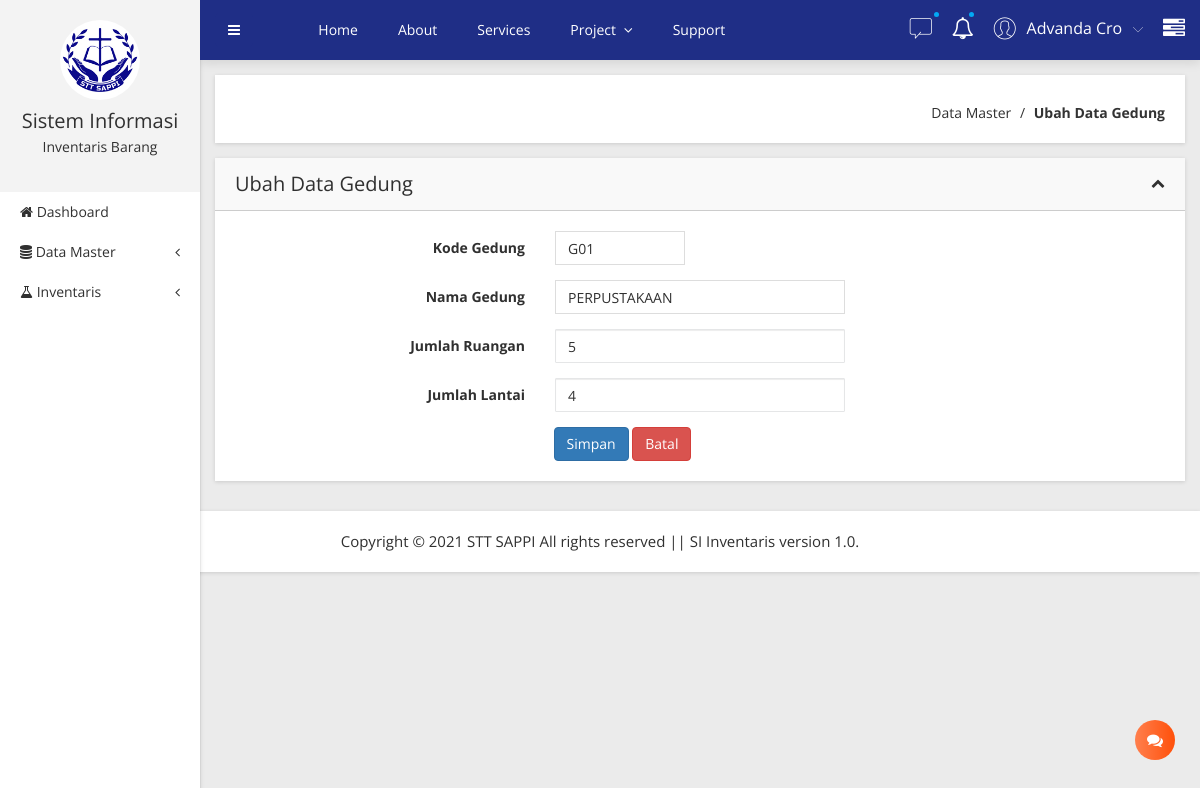
The page /gedung/editData/G01 on the database its author committed.
### tables this page shows
CREATE TABLE `gedung` (
  `kode_gedung` varchar(6) NOT NULL,
  `nama_gedung` varchar(50) NOT NULL,
  `jml_ruangan` int(1) NOT NULL,
  `jml_lantai` int(1) NOT NULL
);

### application/controllers/Gedung.php (called while the page is built, shortened)
<?php
class Gedung extends CI_Controller
{
  public function __construct()
  {
    $this->load->model('Gedung_model', 'm_gedung');
  }
  public function editData($id)
  {
    $data['send_data']['title_web'] = "SI.Inventarisasi";
    $data['send_data']['judul_content'] = "Ubah Data Gedung";
    $data['send_data']['breadcumb1'] = 'Data Master';
    $data['send_data']['breadcumb2'] = 'Ubah Data Gedung';
    $data['gedung'] = $this->m_gedung->getID($id);
    $this->form_validation->set_rules('kode_gedung', 'Kode Gedung', 'required');
    $this->form_validation->set_rules('nama_gedung', 'Nama Gedung', 'required');
    if ($this->form_validation->run() == false) {
      $this->load->view('template/tamplate', $data);
      $this->load->view('gedung/gedung_edit', $data);
      $this->load->view('template/footer');
    } else {
      $this->m_gedung->ubah();
      $this->session->set_flashdata('pesan', 'Data berhasil diubah!');
      redirect('gedung');
    }
  }
}

### index.php (called while the page is built, shortened)
<?php
require_once BASEPATH.'core/CodeIgniter.php';

### application/models/Gedung_model.php (called while the page is built, shortened)
<?php
class Gedung_model extends CI_Model
{
  private $table = "gedung";
  public function getID($id)
  {
    return $this->db->get_where($this->table, ['kode_gedung' => $id])->row_array();
  }
}

### application/views/gedung/gedung_edit.php (the view, shortened to what this page needs)
<div class="basic-form-area mg-b-30">
  <div class="container-fluid">
    <div class="row">
      <div class="col-lg-12">
        <div class="sparkline12-list shadow-reset mg-t-5">
          <div class="sparkline12-hd">
            <div class="main-sparkline12-hd">
              <h1><?= $judul_content; ?></h1>
              <div class="sparkline12-outline-icon">
                <span class="sparkline12-collapse-link"><i class="fa fa-chevron-up"></i></span>
              </div>
            </div>
          </div>
          <div class="sparkline12-graph">
            <div class="basic-login-form-ad">
              <div class="row">
                <div class="col-lg-12">
                  <div class="all-form-element-inner">
                    <form action="" method="POST">
                      <div class="form-group-inner">
                        <div class="row">
                          <div class="col-lg-4">
                            <label class="login2 pull-right pull-right-pro">Kode Gedung</label>
                          </div>
                          <div class="col-lg-2">
                            <input name="kode_gedung" type="text" autofocus class="form-control" value="<?= $gedung['kode_gedung']; ?>" />
                          </div>
                        </div>
                      </div>
                      <div class="form-group-inner">
                        <div class="row">
                          <div class="col-lg-4">
                            <label class="login2 pull-right pull-right-pro">Nama Gedung</label>
                          </div>
                          <div class="col-lg-4">
                            <input name="nama_gedung" type="text" class="form-control" value="<?= $gedung['nama_gedung']; ?>" />
                          </div>
                        </div>
                      </div>
                      <div class="form-group-inner">
                        <div class="row">
                          <div class="col-lg-4">
                            <label class="login2 pull-right pull-right-pro">Jumlah Ruangan</label>
                          </div>
                          <div class="col-lg-4">
                            <input name="jml_ruangan" type="number" class="form-control" value="<?= $gedung['jml_ruangan']; ?>" />
                          </div>
                        </div>
                      </div>
                      <div class="form-group-inner">
                        <div class="row">
                          <div class="col-lg-4">
                            <label class="login2 pull-right pull-right-pro">Jumlah Lantai</label>
                          </div>
                          <div class="col-lg-4">
                            <input name="jml_lantai" type="number" class="form-control" value="<?= $gedung['jml_lantai']; ?>" />
                          </div>
                        </div>
                      </div>
                      <div class="col-lg-3">
                      </div>
                      <div class="col-lg-4">
                        <button type="submit" class="btn btn-custon-three btn-primary ">Simpan</button>
                        <a href="<?= base_url(); ?>gedung" type="button" class="btn btn-custon-three btn-danger ">Batal</a>
                      </div>
                    </form>
                  </div>
                </div>
              </div>
            </div>
          </div>
        </div>
      </div>
    </div>
  </div>
</div>

### rows shown on the page
gedung: kode_gedung "G01", nama_gedung "PERPUSTAKAAN", jml_ruangan "5", jml_lantai "4"

### other values the page prints
$breadcumb1 "Data Master"
$breadcumb2 "Ubah Data Gedung"
$judul_content "Ubah Data Gedung"
